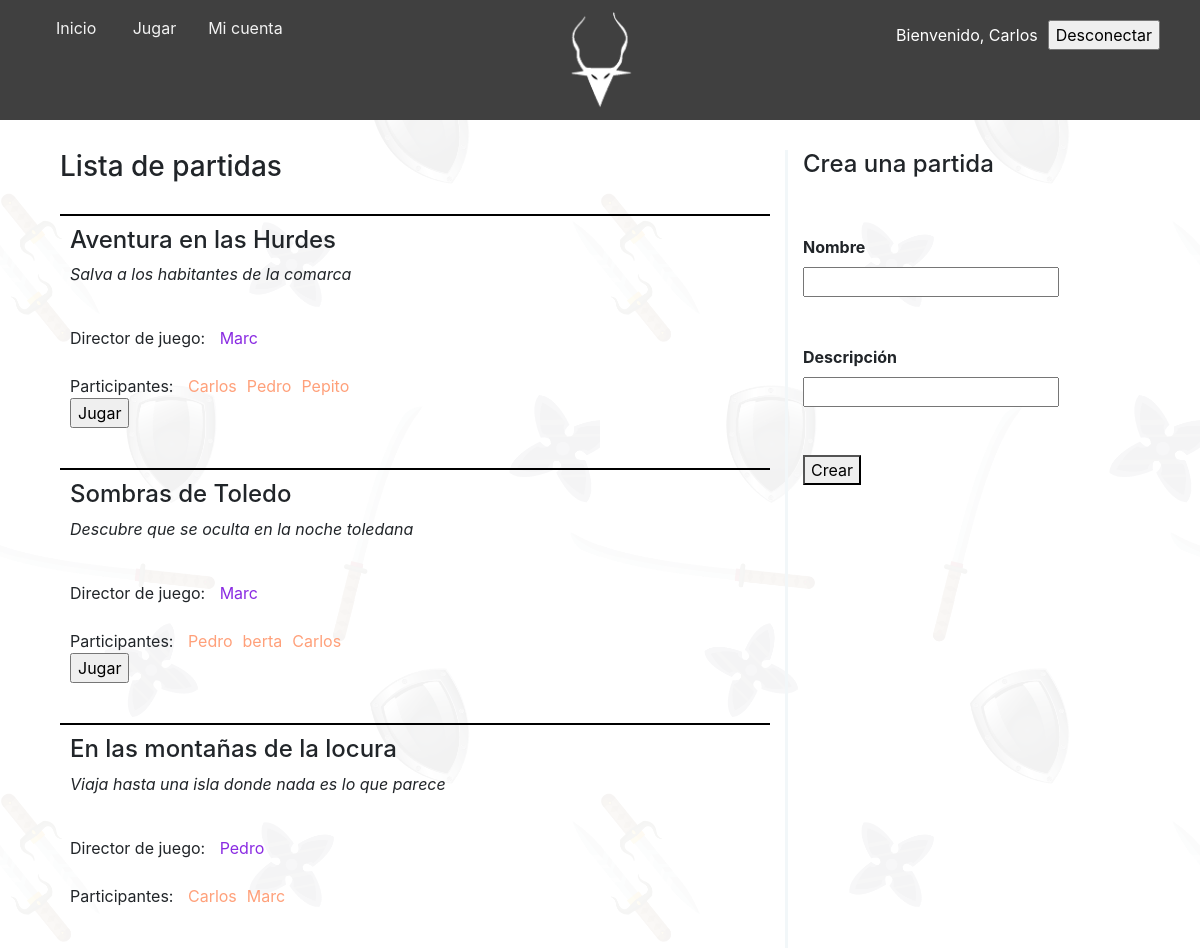
/jugar.php (signed in), run on the app's committed database.
### tables this page shows
CREATE TABLE `game` (
  `id_game` int(11) NOT NULL,
  `nameg` varchar(100) NOT NULL,
  `about` varchar(1000) NOT NULL
);

CREATE TABLE `user_game` (
  `id_user_game` int(11) NOT NULL,
  `id_user` int(11) NOT NULL,
  `id_game` int(11) NOT NULL,
  `director` tinyint(4) NOT NULL
);

CREATE TABLE `user` (
  `id_user` int(11) NOT NULL,
  `nick` varchar(20) NOT NULL,
  `pass` varchar(20) NOT NULL,
  `about` varchar(500) NOT NULL
);

### clases/DB.php (called while the page is built, shortened)
<?php
    require_once('User.php');
    require_once('Game.php');
    require_once('UserGame.php');
    class DB {
        private static function getConnection() {
            $conexion = null;
            try {
                $conexion = new PDO('mysql:host=' . DB_HOST . ';dbname=' . DB_NAME, DB_USER, DB_PASSWORD);
                $conexion->setAttribute(PDO::ATTR_ERRMODE, PDO::ERRMODE_EXCEPTION);
            } catch (PDOException $e) {
                echo 'ERROR - No se ha podido conectar con la BD: ' . $e->getMessage();
            }
            return $conexion;
        }
        public static function getUser($nick) {
            $conexion = self::getConnection();
            try {
                $sql = $conexion->prepare("SELECT * FROM user WHERE nick = ?");
                if ($sql->execute(array($nick))) {
                    while ($row = $sql->fetch()) {
                        $user = new User($row);
                    }
                }
                return $user;
            } catch (PDOException $e) {
                echo "ERROR: " . $e->getMessage();
            }
        }
        public static function getUserId($id_user) {
            $conexion = self::getConnection();
            try {
                $sql = $conexion->prepare("SELECT * FROM user WHERE id_user = ?");
                if ($sql->execute(array($id_user))) {
                    while ($row = $sql->fetch()) {
                        $user = new User($row);
                    }
                }
                return $user;
            } catch (PDOException $e) {
                echo "ERROR: " . $e->getMessage();
            }
        }
        public static function getGames() {
            $conexion = self::getConnection();
            try {
                $sql = $conexion->prepare("SELECT * FROM game");
                if ($sql->execute(array())) {
                    while ($row = $sql->fetch()) {
                        $games[] = new Game($row);
                    }
                }
                return $games;
            } catch (PDOException $e) {
                echo "ERROR: " . $e->getMessage();
            }
        }
        public static function getUsersGame($id_game) {
            $conexion = self::getConnection();
            try {
                $sql = $conexion->prepare("SELECT * FROM user_game WHERE id_game = ?");
                if ($sql->execute(array($id_game))) {
                    while ($row = $sql->fetch()) {
                        $userGame[] = new UserGame($row);
                    }
                }
                return $userGame;
            } catch (PDOException $e) {
                echo "ERROR: " . $e->getMessage();
            }
        }
    }
?>

### clases/Game.php (called while the page is built)
<?php
class Game {
    protected $id_game;
    protected $nameg;
    protected $about;
    public function __construct($row) {
        $this->id_game = $row['id_game'];
        $this->nameg = $row['nameg'];
        $this->about = $row['about'];
    }
    public function getId_game() { return $this->id_game; }
    public function getNameg() { return $this->nameg; }
    public function getAbout() { return $this->about; }
}
?>

### clases/UserGame.php (called while the page is built, shortened)
<?php
class UserGame {
    protected $id_game;
    protected $id_user;
    protected $director;
    public function __construct($row) {
        $this->id_game = $row['id_game'];
        $this->id_user = $row['id_user'];
        $this->director = $row['director'];
    }
    public function getId_game() { return $this->id_game; }
    public function getId_user() { return $this->id_user; }
    public function getDirector() { return $this->director; }
}
?>

### clases/User.php (called while the page is built, shortened)
<?php
class User {
    protected $id_user;
    protected $nick;
    public function __construct($row) {
        $this->id_user = $row['id_user'];
        $this->nick = $row['nick'];
    }
    public function getId_user() { return $this->id_user; }
    public function getNick() { return $this->nick; }
}
?>

### jugar.php (the view, shortened to what this page needs)
<!DOCTYPE html>
    <head>
        <link rel="stylesheet" href="https://maxcdn.bootstrapcdn.com/bootstrap/4.0.0/css/bootstrap.min.css">
        <link rel="stylesheet" href="css/style.css">
    </head>
    <body>
        <?php
            require_once 'clases/DB.php';
            $partidas = DB::getGames();
        ?>
        <nav class="menu">
            <ul>
                <li><a href="index.php">Inicio</a></li>
                <?php
                    if (isset($_SESSION['id'])) {
                        echo "<li><a href='jugar.php'>Jugar</a></li>";
                    }
                    if (isset($_SESSION['id'])) {
                        echo "<li><a href='cuenta.php'>Mi cuenta</a></li>";
                    }
                ?>
                <li><img src="media/logo.png" alt="Logo Aquelarre" id="logo"></li>
                <div class="right">
                    <form method="post">
                        <?php
                            if ($showLogin) {
                                echo "<li><input type='text' name='user' placeholder='Usuario'></li>";
                                echo "<li><input type='text' name='password' placeholder='Contraseña'></li>";
                                echo "<li><input type='submit' name ='login' value='Acceso/Registro'></li>";
                            }
                            else {
                                echo "<li><p style='color:white;padding-right:10px;'>Bienvenido, ".$_SESSION['id']."</p></li>";
                                echo "<li><input type='submit' name='logout' value='Desconectar'></li>";
                            }
                        ?>
                    </form>
                </div>
            </ul>
        </nav>
        <div class="main">
            <div class="row">
                <div class="col-sm-8">
                    <h3>Lista de partidas</h3>
                    <?php
                        foreach ($partidas as $part) {
                            $userGame = DB::getUsersGame($part->getId_game());
                            $yaunido = false;
                            $countPlayers = 0;
                            echo '<div class="gamebox"><h4>'.$part->getNameg().'</h4><p class="about">'.$part->getAbout().'</p><br>
                                 Director de juego: ';
                            foreach ($userGame as $user) {
                                if ($user->getDirector() == 1) {
                                    $countPlayers++;
                                    $usuario = DB::getUserId($user->getId_user());
                                    echo '<div class="director">'.$usuario->getNick().'<span class="director-desc">'.$usuario->getAbout().'</span></div>';
                                }
                            }
                            echo '<br><br>';
                            echo '<div>Participantes: ';
                            foreach ($userGame as $user) {
                                if ($user->getDirector() == 0) {
                                    $countPlayers++;
                                    $usuario = DB::getUserId($user->getId_user());
                                    echo '<div class="jugador">'.$usuario->getNick().' '.'<span class="jugador-desc">'.$usuario->getAbout().'</span></div>';
                                }
                            }
                            $userLogged = DB::getUser($_SESSION['id']);
                            foreach ($userGame as $user) {
                                if($user->getId_user() == $userLogged->getId_user() && ($user->getId_game() == $part->getId_game())) {
                                    $yaunido = true;
                                }
                            }
                            if (($countPlayers < 4) && (!$yaunido)) {
                                echo '<form method = "POST">
                                    <input type="hidden" name="idpartida" value="'.$part->getId_game().'"></input>
                                    <input type="submit" name="unirse" value="Unirse" id="boton-unir"></input>
                                    </form>';
                            }
                            else if (($countPlayers == 4) && ($yaunido)) {
                                echo '<form method = "POST">
                                    <input type="hidden" name="idpartida" value="'.$part->getId_game().'"></input>
                                    <input type="submit" name="jugar" value="Jugar" id="boton-jugar"></input>
                                    </form>';
                            }
                            echo '</div>';
                            echo '</div>';
                        }
                    ?>
                </div>
                <div class="col-sm-4" id="crea-partida">
                        <h4>Crea una partida</h4>
                        <br><br>
                        <form method="POST">
                            <label for="nombre"><b>Nombre</b></label>
                            <input type="text" name="nombre" id="nombre-partida" required>
                            <br><br>
                            <label for="desc"><b>Descripción</b></label>
                            <input type="text" name="desc" id="desc-partida" required>
                            <br><br>
                            <button type="submit" name="crea-partida">Crear</button>
                        </form>
                </div>
            </div>
        </div>
    </body>
</html>

### css/style.css (style rules this page uses)
body { margin: 0px; background-image: url("../media/background.png"); background-size: 50%; opacity: 1; }
.menu { overflow: hidden; background-color: #404040; position: absolute; top: 0; width: 100%; height: 120px; }
.menu li { display: inline-block; }
.menu a { float: left; display: block; color: #f2f2f2; text-align: center; padding: 16px 16px; text-decoration: none; }
#logo { float: none; position: absolute; top: 50%; left: 50%; transform: translate(-50%, -50%); max-height: 100px; }
.right { float: right; padding-right: 40px; padding-top: 20px; }
.main { margin-top: 150px; margin-left: 5%; margin-right: 5%; }
#crea-partida { border-left: 3px solid #F2F7F9; }
.gamebox { margin-top: 30px; padding: 10px; margin-bottom: 30px; border-top: 2px solid black; }
.about { font-style: italic; }
.director { color: blueviolet; position: relative; display: inline-block; padding-left: 10px; }
input, label { display:block; }
.jugador { color: lightsalmon; position: relative; display: inline-block; padding-left: 10px; }

### data on the page
game: nameg "Aventura en las Hurdes", about "Salva a los habitantes de la comarca"
user_game: id_user.nick "Marc"
user_game: id_user.nick "Carlos"
user_game: id_user.nick "Pedro"
user_game: id_user.nick "Pepito"
game: nameg "Sombras de Toledo", about "Descubre que se oculta en la noche toledana"
user_game: id_user.nick "Marc"
user_game: id_user.nick "Pedro"
user_game: id_user.nick "berta"
user_game: id_user.nick "Carlos"
game: nameg "En las montañas de la locura", about "Viaja hasta una isla donde nada es lo que parece"
user_game: id_user.nick "Pedro"
user_game: id_user.nick "Carlos"
user_game: id_user.nick "Marc"

### other printed values
$_SESSION['id'] "Carlos"
